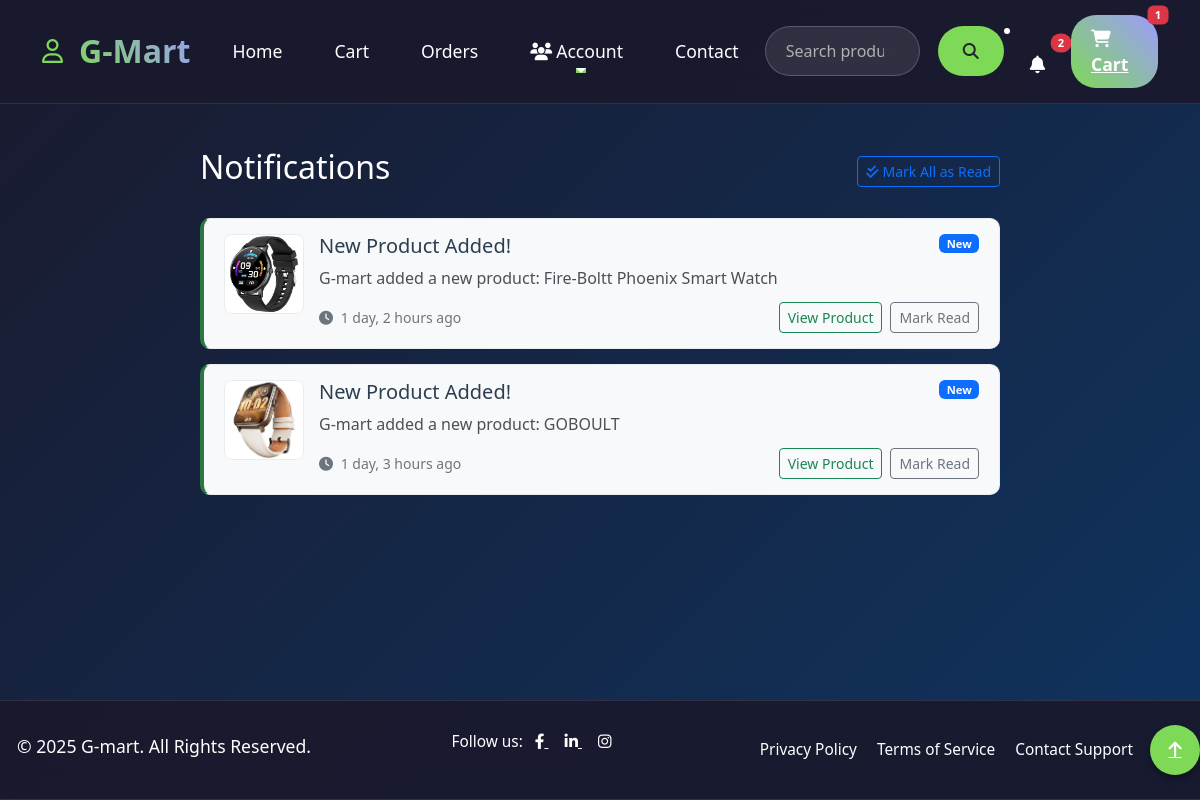
The app's page /notifications/ (signed in) with its own data.
### home/models.py (models this page shows, shortened)
class Notification(models.Model):
    NOTIFICATION_TYPES = (
        ('new_product', 'New Product'),
        ('new_order', 'New Order'),
        ('price_drop', 'Price Drop'),
        ('promotion', 'Promotion'),
    )
    user = models.ForeignKey(User, on_delete=models.CASCADE, related_name='notifications')
    notification_type = models.CharField(max_length=20, choices=NOTIFICATION_TYPES)
    title = models.CharField(max_length=200)
    message = models.TextField()
    product = models.ForeignKey('Product', on_delete=models.CASCADE, null=True, blank=True)
    is_read = models.BooleanField(default=False)
    created_at = models.DateTimeField(auto_now_add=True)
    class Meta:
        ordering = ['-created_at']

class Product(models.Model):
    seller = models.ForeignKey(SellerProfile, on_delete=models.CASCADE, default=1 )  # seller relation
    name = models.CharField(max_length=255)
    price = models.DecimalField(max_digits=10, decimal_places=2)
    description = models.TextField(blank=True, null=True)
    stock = models.PositiveIntegerField(default=0)
    category = models.CharField(max_length=500,default='Other')
    available = models.BooleanField(default=True)
    created_at = models.DateTimeField(auto_now_add=True)

class Prod_Image(models.Model):
    prod = models.ForeignKey(Product, on_delete=models.CASCADE, related_name='prod_images')
    image = models.ImageField(upload_to='prod')

### home/views.py (the view)
# urls.py: path('notifications/', all_notifications, name='all_notifications'),
@login_required
def all_notifications(request):
    notifications = request.user.notifications.all()
    cart, items, total, cart_item_count = cart_show_pages(request)
    return render(request, 'notifications.html', {
        'notifications': notifications,
        'cart': cart,
        'items': items,
        'total': total,
        'cart_item_count': cart_item_count
    })

### home/context_processors.py (called while the page is built)
def notification_context(request):
    context = {}
    if request.user.is_authenticated:
        try:
            context['unread_notification_count'] = Notification.objects.filter(
                user=request.user,
                is_read=False
            ).count()
            context['recent_notifications'] = Notification.objects.filter(
                user=request.user
            ).order_by('-created_at')[:5]
        except Exception as e:
            context['unread_notification_count'] = 0
            context['recent_notifications'] = []
    else:
        context['unread_notification_count'] = 0
        context['recent_notifications'] = []
    return context

### home/models.py (called while the page is built)
    def total_price(self):
        return self.quantity * self.product.price

### home/views.py (called while the page is built)
def cart_show_pages(request):
    cart, created = Cart.objects.get_or_create(user=request.user)
    items = cart.items.all()
    total = sum(item.total_price() for item in items)
    cart_item_count = items.count()
    return cart, items, total, cart_item_count

### home/templates/notifications.html (shortened to what this page needs)
{% extends "base.html" %}
{% block content %}
<div class="container my-5">
    <div class="notification-container">
        <div class="d-flex justify-content-between align-items-center mb-4">
            <h2>Notifications</h2>
            {% if notifications %}
            <div>
                <a href="{% url 'mark_all_read' %}" class="btn btn-outline-primary btn-sm">
                    <i class="fas fa-check-double me-1"></i>Mark All as Read
                </a>
            </div>
            {% endif %}
        </div>
        {% if notifications %}
            {% for notification in notifications %}
            <div class="notification-item {% if not notification.is_read %}unread{% endif %}"
                 id="notification-{{ notification.id }}">
                <div class="notification-content">
                    <div class="notification-image-container">
                        {% if notification.product and notification.product.prod_images.first %}
                            <img src="{{ notification.product.prod_images.first.image.url }}"
                                 alt="{{ notification.product.name }}"
                                 class="notification-image">
                        {% else %}
                            <div class="no-image">
                                <i class="fas fa-image"></i>
                            </div>
                        {% endif %}
                    </div>
                    <div class="notification-details">
                        <div class="notification-header">
                            <h5 class="notification-title">{{ notification.title }}</h5>
                            {% if not notification.is_read %}
                                <span class="badge notification-badge bg-primary">New</span>
                            {% endif %}
                        </div>
                        <p class="notification-message">{{ notification.message }}</p>
                        <div class="notification-footer">
                            <small class="notification-time">
                                <i class="fas fa-clock me-1"></i>
                                {{ notification.created_at|timesince }} ago
                            </small>
                            <div class="notification-actions">
                                {% if notification.product %}
                                <a href="{% url 'product_detail' pk=notification.product.id %}"
                                   class="btn btn-sm btn-outline-success">
                                    View Product
                                </a>
                                {% endif %}
                                {% if not notification.is_read %}
                                <button class="btn btn-sm btn-outline-secondary mark-read-btn"
                                        data-notification-id="{{ notification.id }}">
                                    Mark Read
                                </button>
                                {% endif %}
                            </div>
                        </div>
                    </div>
                </div>
            </div>
            {% endfor %}
        {% else %}
            <div class="empty-state">
                <i class="fas fa-bell-slash"></i>
                <h4>No notifications yet</h4>
                <p class="text-muted">When you get notifications, they'll appear here.</p>
            </div>
        {% endif %}
    </div>
</div>
{% endblock %}

### home/static/style.css (style rules this page uses)
body { font-family: 'Arial', sans-serif; background-color: #f8f9fa; }
body { background: #3e1e68; color: #fff; font-family: 'Segoe UI', sans-serif; overflow-x: hidden; margin: 0; height: auto; }
.container { animation: fadeIn 1s ease-in-out; }

### home/templates/base.html (style rules this page uses)
:root { --primary-color: #7ed957; --secondary-color: #9E9BFF; --accent-color: #ff416c; --dark-bg: #1a1a2e; --card-bg: #16213e; --text-light: #ffffff; --text-muted: #b0b0b0; }
body { background: linear-gradient(135deg, var(--dark-bg), #0f3460); color: var(--text-light); font-family: 'Segoe UI', Tahoma, Geneva, Verdana, sans-serif; min-height: 100vh; overflow-x: hidden; }
.badge { font-size: 0.7rem; animation: pulse 2s infinite; }
.notification-item { transition: all 0.2s ease; }
.notification-image { width: 60px; height: 60px; object-fit: cover; border-radius: 8px; border: 2px solid #e9ecef; }
.notification-badge { font-size: 0.7rem; }

### home/templates/notifications.html (style rules this page uses)
.notification-container { max-width: 800px; margin: 0 auto; }
.notification-item { border: 1px solid #e9ecef; border-radius: 10px; margin-bottom: 15px; transition: all 0.3s ease; overflow: hidden; }
.notification-item.unread { background-color: #f8f9fa; border-left: 4px solid #2c7744; }
.notification-content { padding: 15px 20px; display: flex; align-items: flex-start; gap: 15px; }
.notification-image-container { width: 80px; height: 80px; flex-shrink: 0; }
.notification-image { width: 100%; height: 100%; border-radius: 8px; object-fit: cover; border: 1px solid #e9ecef; }
.notification-details { flex-grow: 1; }
.notification-badge { font-size: 0.7rem; }
.notification-header { display: flex; justify-content: space-between; align-items: flex-start; margin-bottom: 8px; }
.notification-title { margin: 0; color: #2c3e50; }
.notification-message { margin-bottom: 12px; color: #495057; line-height: 1.5; }
.notification-footer { display: flex; justify-content: space-between; align-items: center; }
.notification-time { color: #6c757d; font-size: 0.875rem; }
.notification-actions { display: flex; gap: 8px; align-items: center; }

### records on screen
Notification: product.prod_images.first.image (picture), title "New Product Added!", is_read "New", message "G-mart added a new product: Fire-Boltt Phoenix Smart Watch", created_at "1 day, 2 hours", shows "View Product"
Notification: product.prod_images.first.image (picture), title "New Product Added!", is_read "New", message "G-mart added a new product: GOBOULT", created_at "1 day, 3 hours", shows "View Product"

### other values on screen
{{ unread_notification_count }} "2"
{{ cart_item_count }} "1"
